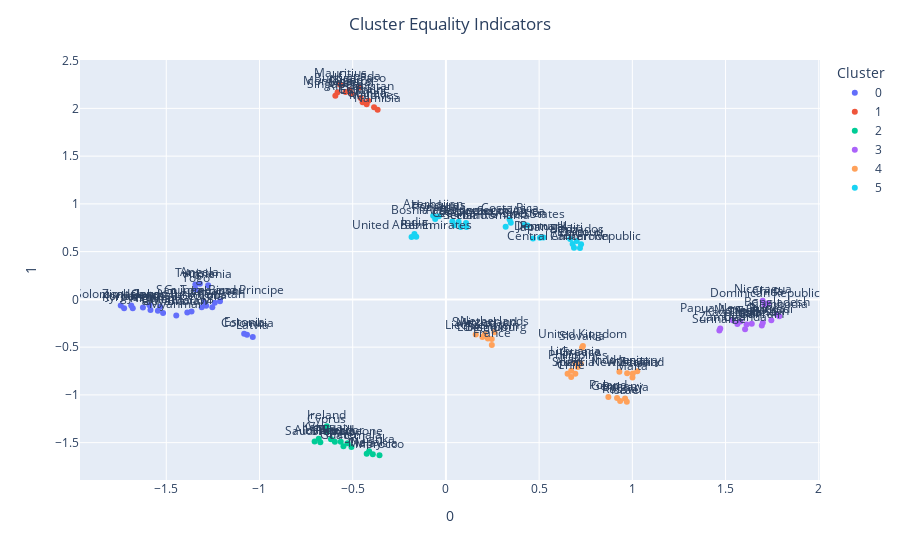

This figure's notebook cell:
### Markdown cell above
### Results
Using the px.scatter gives the possibility to display the clustering with labels and in an interactive format.

### Code cell
X_affinity_equality['Cluster'] = labels_affinity
X_affinity_equality['Cluster'] = X_affinity_equality['Cluster'].astype(str)
 
fig = px.scatter(X_affinity_equality, x= X_affinity_equality.columns[0], y=X_affinity_equality.columns[1], text= X_affinity_equality.index, size_max=100, color='Cluster', category_orders={"Cluster": sort(list(set(X_affinity_equality.loc[:, 'Cluster'])))})
fig.update_layout(title_text='Cluster Equality Indicators', title_x=0.5)
fig.update_traces(textposition='top center')
fig.show()

### Figure 1 — Plotly figure (JSON) as saved in the notebook; plotly's stock layout.template omitted (floating-point values rounded to 4 significant figures)
{"data": [{"hovertemplate": "Cluster=0<br>0=%{x}<br>1=%{y}<br>Country=%{text}<extra></extra>", "legendgroup": "0", "marker": {"color": "#636efa", "symbol": "circle"}, "mode": "markers+text", "name": "0", "orientation": "v", "showlegend": true, "text": ["Oman", "Bhutan", "Colombia", "Lebanon", "Turkmenistan", "Jamaica", "Seychelles", "Estonia", "Jordan", "Guinea-Bissau", "Latvia", "Solomon Islands", "Tunisia", "Kyrgyzstan", "Myanmar", "Georgia", "Armenia", "Malawi", "Angola", "Gabon", "Nigeria", "Cuba", "Sao Tome and Principe", "Zimbabwe", "Togo", "Guyana"], "textposition": "top center", "type": "scatter", "x": [-1.545, -1.387, -1.067, -1.24, -1.286, -1.625, -1.533, -1.082, -1.726, -1.297, -1.036, -1.744, -1.344, -1.68, -1.446, -1.31, -1.275, -1.364, -1.32, -1.59, -1.585, -1.253, -1.212, -1.688, -1.342, -1.517], "xaxis": "x", "y": [-0.1177, -0.1384, -0.3713, -0.03439, -0.06742, -0.08589, -0.07756, -0.3603, -0.09224, -0.02753, -0.3941, -0.06325, 0.1546, -0.09393, -0.1685, -0.08258, 0.148, -0.1278, 0.1627, -0.06214, -0.1111, -0.08187, -0.02052, -0.06529, 0.1029, -0.1433], "yaxis": "y"}, {"hovertemplate": "Cluster=1<br>0=%{x}<br>1=%{y}<br>Country=%{text}<extra></extra>", "legendgroup": "1", "marker": {"color": "#EF553B", "symbol": "circle"}, "mode": "markers+text", "name": "1", "orientation": "v", "showlegend": true, "text": ["Burkina Faso", "Canada", "Eswatini", "Niger", "Montenegro", "Guinea", "Afghanistan", "Senegal", "Singapore", "Namibia", "Ukraine", "Maldives", "Mauritius"], "textposition": "top center", "type": "scatter", "x": [-0.5163, -0.4628, -0.4468, -0.5381, -0.5811, -0.4252, -0.4571, -0.5072, -0.593, -0.3662, -0.4164, -0.3852, -0.5675], "xaxis": "x", "y": [2.193, 2.218, 2.065, 2.171, 2.168, 2.042, 2.11, 2.157, 2.133, 1.986, 2.081, 2.012, 2.247], "yaxis": "y"}, {"hovertemplate": "Cluster=2<br>0=%{x}<br>1=%{y}<br>Country=%{text}<extra></extra>", "legendgroup": "2", "marker": {"color": "#00cc96", "symbol": "circle"}, "mode": "markers+text", "name": "2", "orientation": "v", "showlegend": true, "text": ["Sierra Leone", "Guatemala", "Morocco", "Algeria", "Sri Lanka", "Ireland", "Saudi Arabia", "Vanuatu", "Peru", "Cyprus", "Ecuador", "Albania", "Nepal", "Malaysia", "Kenya"], "textposition": "top center", "type": "scatter", "x": [-0.5268, -0.5066, -0.3562, -0.5956, -0.4119, -0.6388, -0.6735, -0.6165, -0.5495, -0.6382, -0.5641, -0.7043, -0.4248, -0.3921, -0.6819], "xaxis": "x", "y": [-1.506, -1.546, -1.632, -1.49, -1.589, -1.329, -1.496, -1.464, -1.536, -1.378, -1.492, -1.489, -1.615, -1.622, -1.458], "yaxis": "y"}, {"hovertemplate": "Cluster=3<br>0=%{x}<br>1=%{y}<br>Country=%{text}<extra></extra>", "legendgroup": "3", "marker": {"color": "#ab63fa", "symbol": "circle"}, "mode": "markers+text", "name": "3", "orientation": "v", "showlegend": true, "text": ["Dominican Republic", "Papua New Guinea", "Kazakhstan", "Cambodia", "Mongolia", "Uganda", "Suriname", "Bahrain", "Thailand", "China", "Bangladesh", "Tajikistan", "Burundi", "Mali", "Zambia", "Nicaragua"], "textposition": "top center", "type": "scatter", "x": [1.709, 1.538, 1.564, 1.788, 1.58, 1.605, 1.467, 1.694, 1.641, 1.727, 1.775, 1.7, 1.746, 1.613, 1.472, 1.699], "xaxis": "x", "y": [-0.05756, -0.2175, -0.2579, -0.1759, -0.2303, -0.3114, -0.326, -0.2735, -0.2558, -0.04032, -0.1552, -0.2445, -0.2188, -0.2637, -0.3045, -0.01437], "yaxis": "y"}, {"hovertemplate": "Cluster=4<br>0=%{x}<br>1=%{y}<br>Country=%{text}<extra></extra>", "legendgroup": "4", "marker": {"color": "#FFA15A", "symbol": "circle"}, "mode": "markers+text", "name": "4", "orientation": "v", "showlegend": true, "text": ["New Zealand", "United Kingdom", "Spain", "Slovakia", "Indonesia", "Germany", "Russia", "Bulgaria", "France", "Austria", "Australia", "Luxembourg", "Hungary", "Malta", "Israel", "Lithuania", "Mexico", "Italy", "Switzerland", "Philippines", "Chile", "Liechtenstein", "Greece", "Belgium", "Netherlands", "Poland"], "textposition": "top center", "type": "scatter", "x": [0.9722, 0.7349, 0.6527, 0.7303, 0.9305, 0.9181, 0.9346, 0.961, 0.2463, 0.6943, 1.003, 0.246, 1.027, 1.001, 0.9703, 0.6944, 0.1601, 0.6722, 0.2091, 0.7065, 0.6721, 0.1957, 0.7232, 0.2251, 0.2604, 0.8714], "xaxis": "x", "y": [-0.7744, -0.4887, -0.7788, -0.5041, -0.7583, -1.033, -1.063, -1.039, -0.478, -0.7783, -0.7748, -0.4149, -0.7535, -0.8173, -1.071, -0.6674, -0.3673, -0.7479, -0.3639, -0.7087, -0.8132, -0.3936, -0.6723, -0.41, -0.3446, -1.023], "yaxis": "y"}, {"hovertemplate": "Cluster=5<br>0=%{x}<br>1=%{y}<br>Country=%{text}<extra></extra>", "legendgroup": "5", "marker": {"color": "#19d3f3", "symbol": "circle"}, "mode": "markers+text", "name": "5", "orientation": "v", "showlegend": true, "text": ["Argentina", "Barbados", "Azerbaijan", "Iceland", "South Africa", "Djibouti", "Central African Republic", "Sweden", "Japan", "United Arab Emirates", "United States", "Portugal", "Bosnia and Herzegovina", "Egypt", "Benin", "Serbia", "Botswana", "Honduras", "Czechia", "Panama", "Costa Rica", "India", "Haiti", "Cameroon", "Romania", "Denmark"], "textposition": "top center", "type": "scatter", "x": [0.03476, 0.7017, -0.06837, 0.1106, 0.348, 0.7249, 0.687, 0.4203, 0.4671, -0.1842, 0.4375, 0.5232, 0.06819, 0.6797, -0.1589, 0.079, 0.1079, -0.03792, 0.04521, -0.05764, 0.3416, -0.1689, 0.6666, 0.7191, 0.3205, 0.5043], "xaxis": "x", "y": [0.8163, 0.6106, 0.8752, 0.7573, 0.8036, 0.5782, 0.5418, 0.7795, 0.6369, 0.6524, 0.7741, 0.648, 0.8117, 0.5788, 0.6558, 0.758, 0.7999, 0.8701, 0.7772, 0.8416, 0.8363, 0.6846, 0.6318, 0.5389, 0.761, 0.6447], "yaxis": "y"}], "layout": {"legend": {"title": {"text": "Cluster"}, "tracegroupgap": 0}, "margin": {"t": 60}, "title": {"text": "Cluster Equality Indicators", "x": 0.5}, "xaxis": {"anchor": "y", "domain": [0, 1], "title": {"text": "0"}}, "yaxis": {"anchor": "x", "domain": [0, 1], "title": {"text": "1"}}}}
